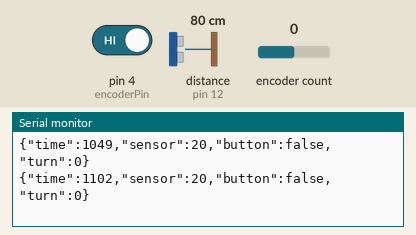
This sketch was run on a simulated Arduino Uno, built with avr-gcc and run on an emulated ATmega328P. On the bench: the last lines printed to the serial monitor. Wiring (inferred from the names in the program): ultrasonic range finder: trigger pin 11; echo pin 12. The inputs (shaded band) are chosen by the test bench; at power-on: distance to the obstacle (sensor on pin 12) 80 cm, encoder count 0, pin 4 (encoderPin) HIGH. The echo pulse lasts 58.3 µs per cm.

Above: at 1.2 s.
1.3 s: distance to the obstacle (sensor on pin 12) set to 2 cm
At 1.43 s:
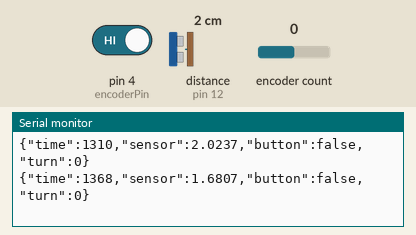
4.3 s: encoder count set to -1
At 4.31 s:
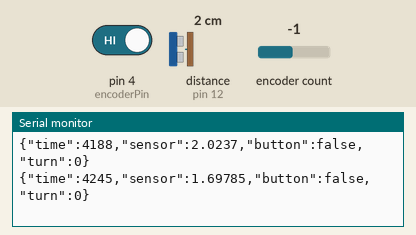
7.3 s: pin 4 (encoderPin) driven LOW
At 7.41 s:
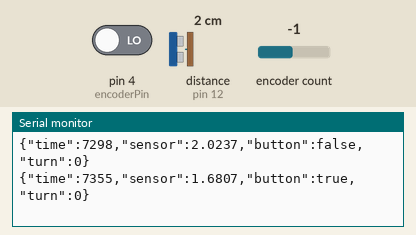
8.9 s: distance to the obstacle (sensor on pin 12) set to 4 cm
At 8.94 s:
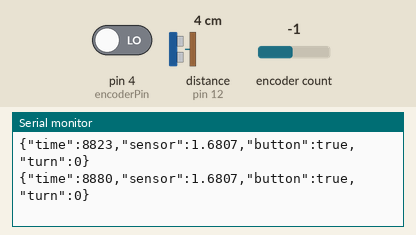
11.9 s: encoder count set to 0
At 11.92 s:
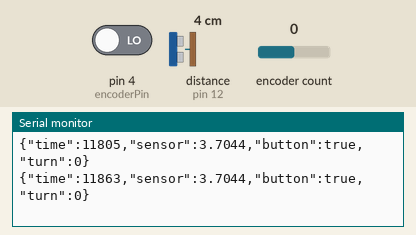
14.9 s: pin 4 (encoderPin) driven HIGH
At 14.99 s:
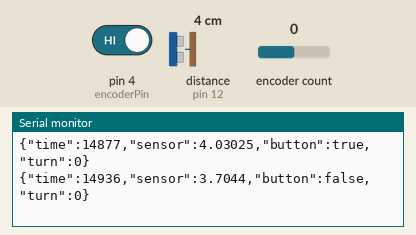
Timing chart, 0 to 17.9 s (numbered marks = the images above; inputs shaded):
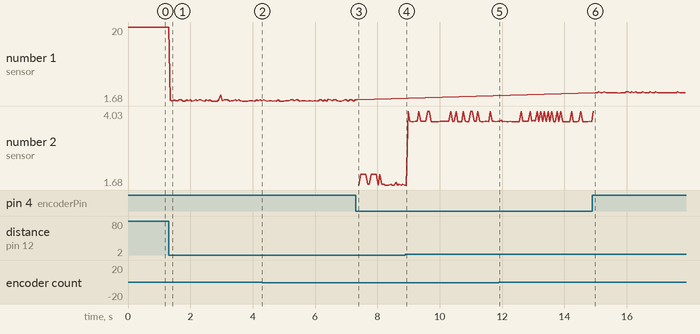

The sketch:

week1.ino
```cpp
#include <Arduino_JSON.h>
#include <Encoder.h>

Encoder myEncoder(2, 3);

// set up pin numbers for echo pin and trigger pins:
const int trigPin = 11;
const int echoPin = 12;
const int encoderPin = 4;
const int fps = 16;
int prevDistance = 0;
int prevTurn = 0;

// JSON object
JSONVar outgoing;

void setup() {
  // set the modes for the trigger pin and echo pin:
  pinMode(trigPin, OUTPUT);
  pinMode(echoPin, INPUT);
  // encoder's pushbutton
  pinMode(encoderPin, INPUT_PULLUP);
  // initialize serial communication:
  Serial.begin(9600);

  outgoing["time"] = 0;
  outgoing["sensor"] = 0;
  outgoing["button"] = 0;
  outgoing["turn"] = 0;
}

void loop() {
  // take the trigger pin low to start a pulse:
  digitalWrite(trigPin, LOW);
  // delay 2 microseconds:
  delayMicroseconds(2);
  // take the trigger pin high:
  digitalWrite(trigPin, HIGH);
  // delay 10 microseconds:
  delayMicroseconds(10);
  // take the trigger pin low again to complete the pulse:
  digitalWrite(trigPin, LOW);

  // listen for a pulse on the echo pin:
  long duration = pulseIn(echoPin, HIGH);
  // calculate the distance in cm.
  //Sound travels approx.0.0343 microseconds per cm.,
  // and it's going to the target and back (hence the /2):
  float distance = (duration * 0.0343) / 2;

  if (distance >= 1000) {
    // sometimes sensor will give a faulty reading when
    // object is too far or too close
    // so set it to previous reading
    distance = prevDistance;
  }
  // then constrain to 0 to 20cm
  distance = constrain(distance, 0, 20);

  outgoing["time"] = millis();
  outgoing["sensor"] = distance;
  outgoing["button"] = !digitalRead(encoderPin);
  long turn = myEncoder.read();
  outgoing["turn"] = turn - prevTurn;
  Serial.println(outgoing);

  prevDistance = distance;
  prevTurn = turn;

  // a short delay between readings (16ms for 64fps):
  delay(fps);
}
```

Measured:
- after the input at 7.3 s, the serial monitor: prints a new line after 0.11 s (image 3)
